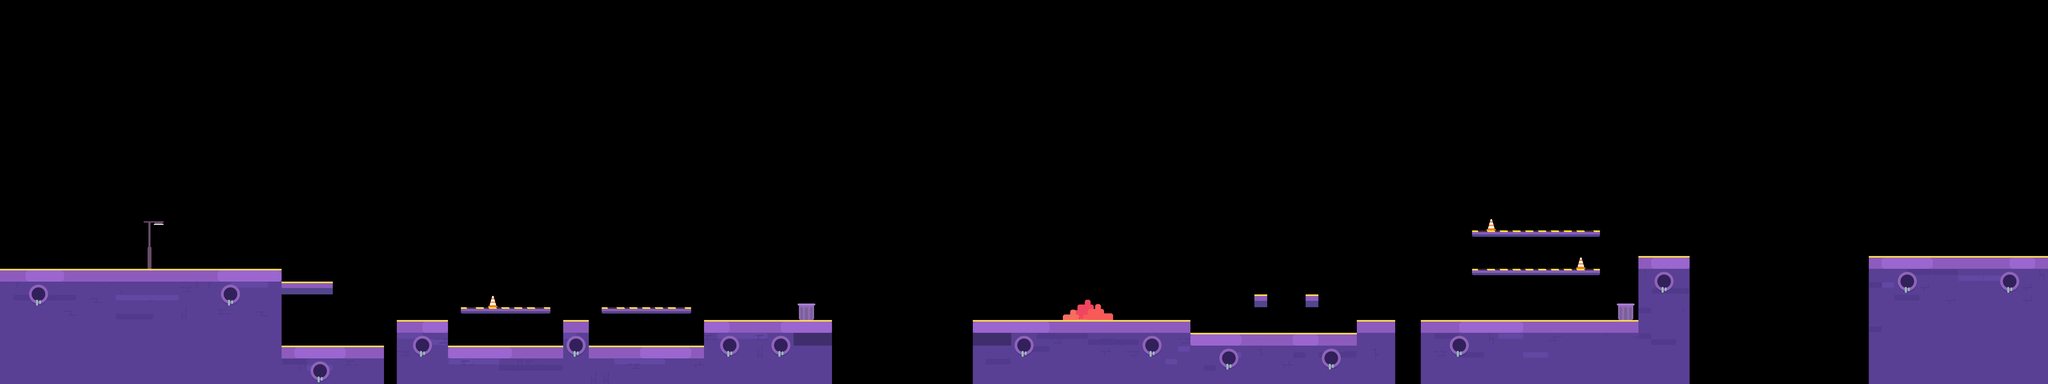

Below is a game level as drawn by its tile map, then a one-line description and the .tmx that defines it (tile-layer data replaced by summaries):
An orthogonal 160x30 tile map with 80x80 px tiles, 4 tile layers (dizhuan, zizhuan1, dizhuan2, dizhuan3), 2 tilesets.

<map version="1.0" orientation="orthogonal" renderorder="right-down" width="160" height="30" tilewidth="80" tileheight="80">
 <tileset firstgid="1" name="bj_2_1" tilewidth="80" tileheight="80">
  <image source="bj_2_1.png" width="1040" height="640" />
 </tileset>
 <tileset firstgid="105" name="map_1" tilewidth="80" tileheight="80">
  <image source="map_1.png" width="640" height="640" />
 </tileset>
 <layer name="dizhuan" width="160" height="30">
  <data>[4800 cells, 2690 non-empty, 12 distinct tile ids]</data>
 </layer>
 <layer name="zizhuan1" width="160" height="30">
  <data>[4800 cells, 84 non-empty, 24 distinct tile ids]</data>
 </layer>
 <layer name="dizhuan2" width="160" height="30">
  <data>[4800 cells, 94 non-empty, 16 distinct tile ids]</data>
 </layer>
 <layer name="dizhuan3" width="160" height="30">
  <data>[4800 cells, 108 non-empty, 9 distinct tile ids]</data>
 </layer>
</map>
